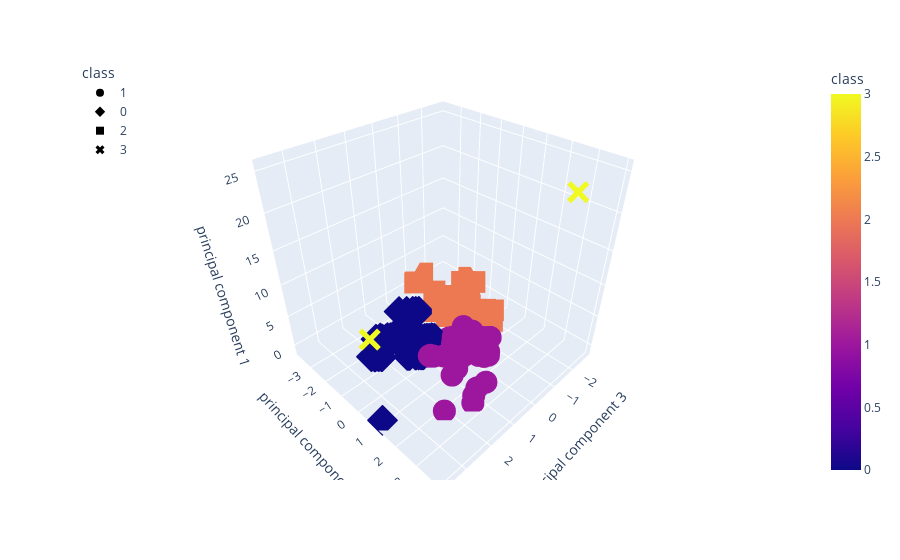

Notebook cell for this chart:
### Markdown cell above
#### We will use altair 2D

### Code cell
# Create a 2D-Scatter with the PCA data and the clusters
alt.Chart(df_crypto_pca).mark_circle(size=60).encode(
    x='principal component 1',
    y='principal component 2',
    color='Origin',
    #tooltip=["CoinName", "Algorithm", "TotalCoinsMined", "TotalCoinSupply"]
).interactive()
